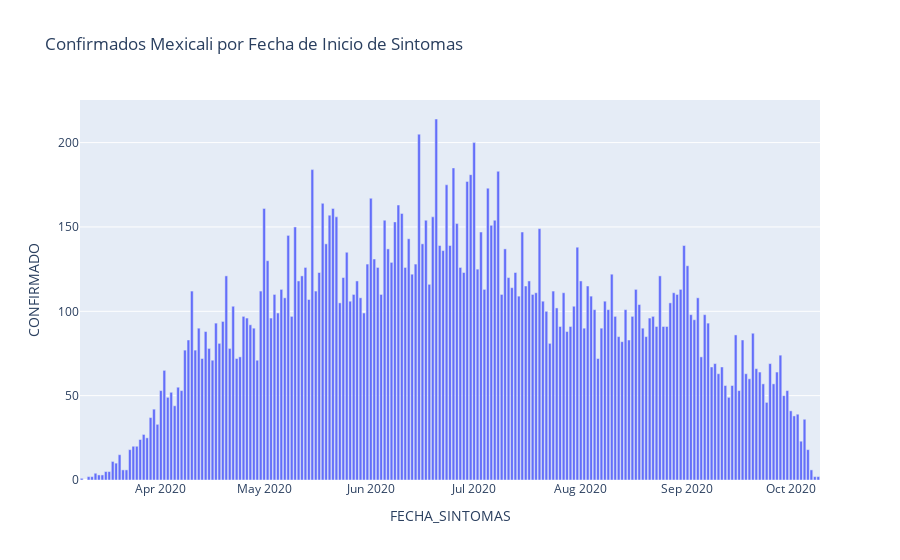

Write notebook code for a chart like this one.
### Markdown cell above
### Confirmados Mexicali por Fecha de Inicio de Sintomas

### Code cell
#confirmados
df = df_mx

df = df.loc[df['ENTIDAD_RES'] == 2] #entidad = Baja California

df = df.loc[df['RESULTADO_LAB'] == 1] # resultado = positivo SARS-COV-2

df = df[['FECHA_SINTOMAS','RESULTADO_LAB']]

df.loc[df['RESULTADO_LAB'] == 1, 'CONFIRMADO'] = ['1']

df_by_date = df.groupby(["FECHA_SINTOMAS"],as_index=False).count()

fig = px.bar(df_by_date, df_by_date.FECHA_SINTOMAS, df_by_date.CONFIRMADO, 
              title='Confirmados Mexicali por Fecha de Inicio de Sintomas')
fig.show()

### Figure 1 — Plotly figure (JSON) as saved in the notebook; plotly's stock layout.template omitted (floating-point values rounded to 4 significant figures; data arrays with more than 128 entries replaced by an {"elided": "..."} marker saying what was removed)
{"data": [{"alignmentgroup": "True", "hovertemplate": "FECHA_SINTOMAS=%{x}<br>CONFIRMADO=%{y}<extra></extra>", "legendgroup": "", "marker": {"color": "#636efa"}, "name": "", "offsetgroup": "", "orientation": "v", "showlegend": false, "textposition": "auto", "type": "bar", "x": {"elided": "214 str values"}, "xaxis": "x", "y": {"elided": "214 int values"}, "yaxis": "y"}], "layout": {"barmode": "relative", "legend": {"tracegroupgap": 0}, "title": {"text": "Confirmados Mexicali por Fecha de Inicio de Sintomas"}, "xaxis": {"anchor": "y", "domain": [0, 1], "title": {"text": "FECHA_SINTOMAS"}}, "yaxis": {"anchor": "x", "domain": [0, 1], "title": {"text": "CONFIRMADO"}}}}
